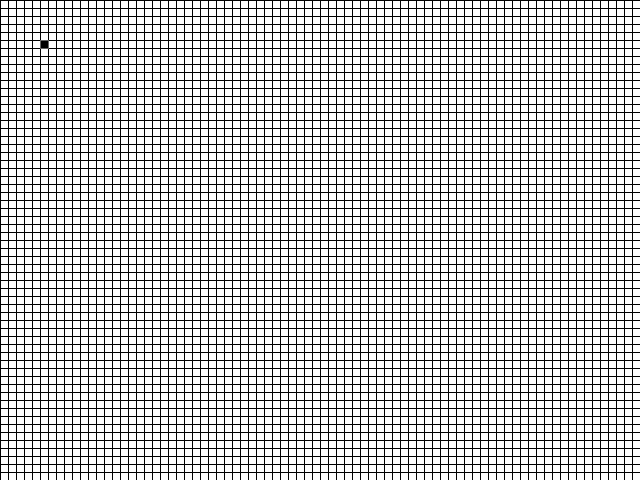
Frame 1 (no input)
Frame 60 (the mouse pressed at the canvas centre just before this capture): identical to frame 1, image omitted
Frame 120 (the mouse held since frame 60 and released just before this capture): identical to frame 1, image omitted

The Processing sketch that drew this single still picture (run headless with seeded random() and noise(); from frame 60 on, the mouse is pressed at the canvas centre):

// Processing sketch: Game
// ── Game.pde

// Example 16-6: Drawing a grid of squares

// Size of each cell in the grid, ratio of window size to video size
// 80 * 8 = 640
// 60 * 8 = 480
int videoScale = 8;

// Number of columns and rows in our system
int cols, rows;

void setup() {
  size(640, 480);

  // Initialize columns and rows
  cols = width/videoScale;
  rows = height/videoScale;
}

void draw() {
 
grid();
cellAlive(5,5);

  
}

void grid(){
  
  // Begin loop for columns
  for (int i = 0; i < cols; i++) {
    // Begin loop for rows
    for (int j = 0; j < rows; j++) {

      // Scaling up to draw a rectangle at (x,y)
      int x = i*videoScale;
      int y = j*videoScale;
      fill(255);
      stroke(0);
      // For every column and row, a rectangle is drawn at an (x,y) location scaled and sized by videoScale.
      rect(x, y, videoScale, videoScale);
    }
  }
}
void  cellAlive(int x, int y ){
 fill(0);
 stroke(100);
 rect( x*videoScale,y*videoScale,videoScale,videoScale);
 
}
void  cellDead(int x, int y ){
 fill(255);
 stroke(100);
 rect( x*videoScale,y*videoScale,videoScale,videoScale);
}

void Live(){
  
}
